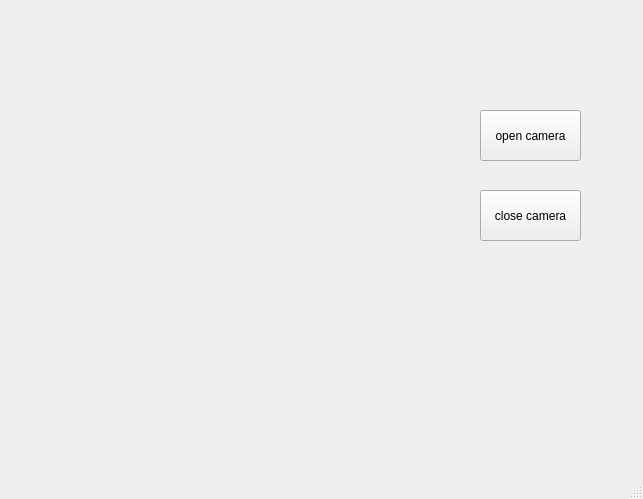
<?xml version="1.0" encoding="UTF-8"?>
<ui version="4.0">
 <class>MainWindow</class>
 <widget class="QMainWindow" name="MainWindow">
  <property name="geometry">
   <rect>
    <x>0</x>
    <y>0</y>
    <width>643</width>
    <height>499</height>
   </rect>
  </property>
  <property name="windowTitle">
   <string>MainWindow</string>
  </property>
  <widget class="QWidget" name="centralwidget">
   <widget class="QPushButton" name="openCameraBtn">
    <property name="geometry">
     <rect>
      <x>480</x>
      <y>110</y>
      <width>101</width>
      <height>51</height>
     </rect>
    </property>
    <property name="text">
     <string>open camera</string>
    </property>
   </widget>
   <widget class="QPushButton" name="closeCamera">
    <property name="geometry">
     <rect>
      <x>480</x>
      <y>190</y>
      <width>101</width>
      <height>51</height>
     </rect>
    </property>
    <property name="text">
     <string>close camera</string>
    </property>
   </widget>
   <widget class="QLabel" name="label">
    <property name="geometry">
     <rect>
      <x>34</x>
      <y>35</y>
      <width>321</width>
      <height>231</height>
     </rect>
    </property>
    <property name="text">
     <string/>
    </property>
    <property name="scaledContents">
     <bool>true</bool>
    </property>
   </widget>
  </widget>
  <widget class="QMenuBar" name="menubar">
   <property name="geometry">
    <rect>
     <x>0</x>
     <y>0</y>
     <width>643</width>
     <height>26</height>
    </rect>
   </property>
  </widget>
  <widget class="QStatusBar" name="statusbar"/>
 </widget>
 <resources/>
 <connections>
  <connection>
   <sender>openCameraBtn</sender>
   <signal>clicked()</signal>
   <receiver>MainWindow</receiver>
   <slot>hide()</slot>
   <hints>
    <hint type="sourcelabel">
     <x>530</x>
     <y>161</y>
    </hint>
    <hint type="destinationlabel">
     <x>321</x>
     <y>249</y>
    </hint>
   </hints>
  </connection>
  <connection>
   <sender>closeCamera</sender>
   <signal>clicked()</signal>
   <receiver>MainWindow</receiver>
   <slot>update()</slot>
   <hints>
    <hint type="sourcelabel">
     <x>530</x>
     <y>241</y>
    </hint>
    <hint type="destinationlabel">
     <x>321</x>
     <y>249</y>
    </hint>
   </hints>
  </connection>
 </connections>
</ui>
